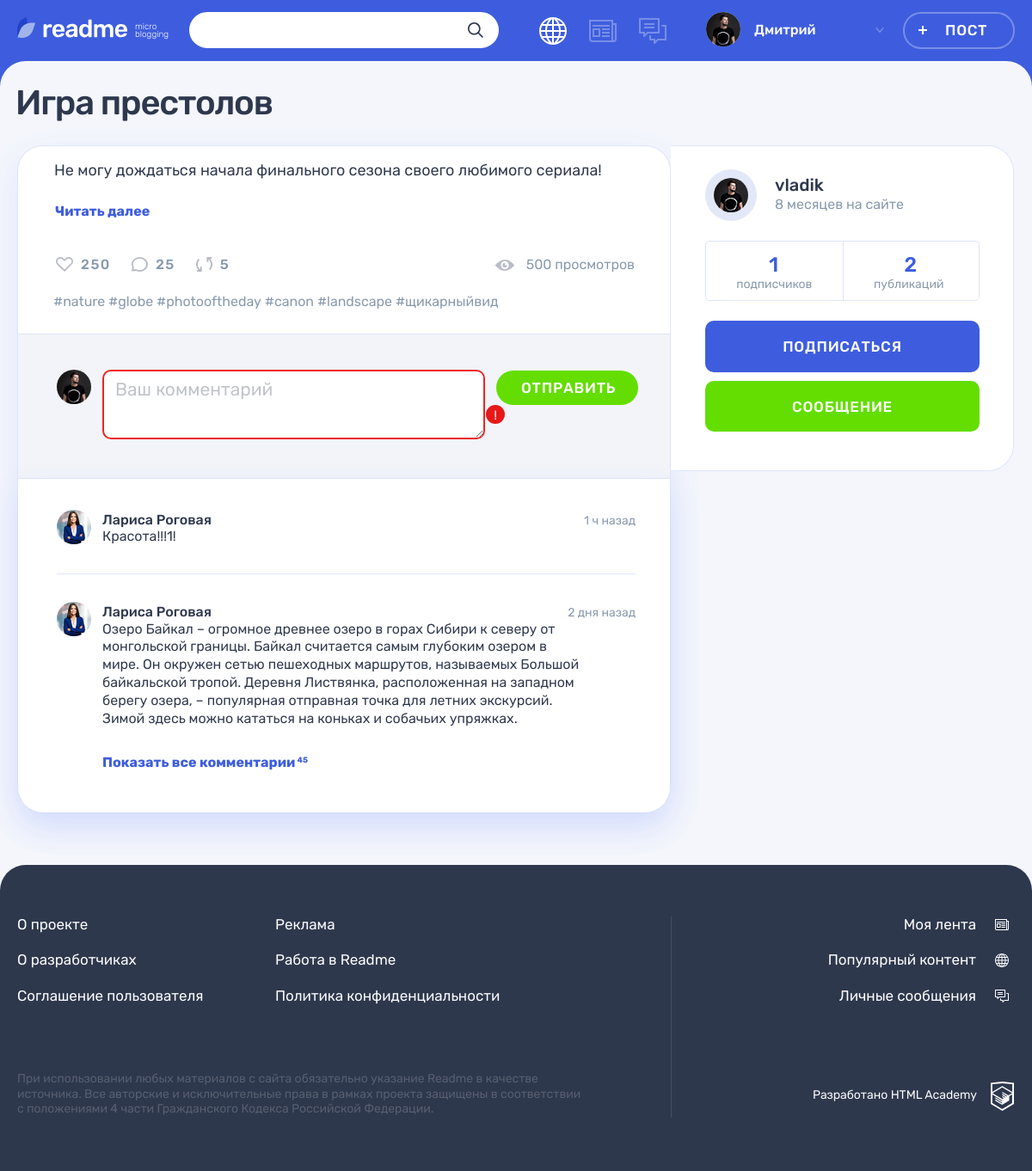
/post.php?id=2, run on the app's committed database.
### tables this page shows
CREATE TABLE posts (
  id  INT UNSIGNED AUTO_INCREMENT PRIMARY KEY NOT NULL,
  date_add  DATETIME NOT NULL,
  title VARCHAR(128) NOT NULL,
  content TEXT NOT NULL,
  quote_author  VARCHAR(128),
  image VARCHAR(128),
  video VARCHAR(128),
  link  VARCHAR(128),
  views INT UNSIGNED NOT NULL DEFAULT 0,
  post_author_id INT UNSIGNED NOT NULL,
  content_type_id INT UNSIGNED NOT NULL,
  FOREIGN KEY (post_author_id) REFERENCES users(id),
  FOREIGN KEY (content_type_id) REFERENCES content_types(id)
);

CREATE TABLE users (
  id  INT UNSIGNED AUTO_INCREMENT PRIMARY KEY NOT NULL,
  date_add  DATETIME NOT NULL,
  email VARCHAR(128) NOT NULL,
  login VARCHAR(128) NOT NULL,
  password  CHAR(64) NOT NULL,
  avatar  VARCHAR(128),
  UNIQUE INDEX email(email),
  UNIQUE INDEX login(login)
);

### helpers.php (called while the page is built, shortened)
<?php
function get_noun_plural_form(int $number, string $one, string $two, string $many): string
{
    $number = (int)$number;
    $mod10 = $number % 10;
    $mod100 = $number % 100;
    switch (true) {
        case ($mod10 > 5):
            return $many;
    }
}
function include_template($name, array $data = [])
{
    $name = 'templates/' . $name;
    extract($data);
    require $name;
    $result = ob_get_clean();
    return $result;
}

### includes/functions.inc.php (called while the page is built, shortened)
<?php
function select_query($con, $sql, $type = 'all') {
  mysqli_set_charset($con, "utf8");
  $result = mysqli_query($con, $sql) or trigger_error("Ошибка в запросе к базе данных: ".mysqli_error($con), E_USER_ERROR);
  if ($type == 'assoc') {
    return mysqli_fetch_assoc($result);
  }
  if ($type == 'row') {
    return mysqli_fetch_row($result)[0];
  }
  return mysqli_fetch_all($result, MYSQLI_ASSOC);
}
function get_post_interval($post_time, $caption) {
  $current_time = date_create();
  $interval = date_diff(date_create($post_time), $current_time);
  $years = floor($interval->y);
  $months = floor($interval->m);
  $days = floor($interval->d);
  $weeks = floor($days / 7);
  $hours = floor($interval->h);
  $minutes = floor($interval->i);
  if ($years) {
    $time = $years . ' ' . get_noun_plural_form($years, 'год', 'года', 'лет') . ' ' . $caption;
  } else if ($months) {
    $time = $months . ' ' . get_noun_plural_form($months, 'месяц', 'месяца', 'месяцев') . ' ' . $caption;
  } else if ($days > 7) {
    $time = $weeks . ' ' . get_noun_plural_form($weeks, 'неделя', 'недели', 'недель') . ' ' . $caption;
  } else if ($days) {
    $time = $days . ' ' . get_noun_plural_form($days, 'день', 'дня', 'дней') . ' ' . $caption;
  } else if ($hours) {
    $time = $hours . ' ' . get_noun_plural_form($hours, 'час', 'часа', 'часов') . ' ' . $caption;
  } else if ($minutes) {
    $time = $minutes . ' ' . get_noun_plural_form($minutes, 'минута', 'минуты', 'минут') . ' ' . $caption;
  } else {
    $time = 'Только что';
  }
  return $time;
}

### templates/post.php (the view, shortened to what this page needs)
<div class="container">
  <h1 class="page__title page__title--publication"><?= $post['title'] ?></h1>
  <section class="post-details">
    <div class="post-details__wrapper post-photo">
      <div class="post-details__main-block post post--details">
        <?= $post_content ?>
        <div class="post__indicators">
          <div class="post__buttons">
            <a class="post__indicator post__indicator--likes button" href="#" title="Лайк">
              <svg class="post__indicator-icon" width="20" height="17">
                <use xlink:href="#icon-heart"></use>
              </svg>
              <span>250</span>
            </a>
            <a class="post__indicator post__indicator--comments button" href="#" title="Комментарии">
              <svg class="post__indicator-icon" width="19" height="17">
                <use xlink:href="#icon-comment"></use>
              </svg>
              <span>25</span>
            </a>
            <a class="post__indicator post__indicator--repost button" href="#" title="Репост">
              <svg class="post__indicator-icon" width="19" height="17">
                <use xlink:href="#icon-repost"></use>
              </svg>
              <span>5</span>
            </a>
          </div>
          <span class="post__view">500 просмотров</span>
        </div>
        <ul class="post__tags">
          <li><a href="#">#nature</a></li>
          <li><a href="#">#globe</a></li>
          <li><a href="#">#photooftheday</a></li>
          <li><a href="#">#canon</a></li>
          <li><a href="#">#landscape</a></li>
          <li><a href="#">#щикарныйвид</a></li>
        </ul>
        <div class="comments">
          <form class="comments__form form" action="#" method="post">
            <div class="comments__my-avatar">
              <img class="comments__picture" src="img/userpic-medium.jpg" alt="Аватар пользователя">
            </div>
            <div class="form__input-section form__input-section--error">
              <textarea class="comments__textarea form__textarea form__input" placeholder="Ваш комментарий"></textarea>
              <button class="form__error-button button" type="button">!</button>
            </div>
            <button class="comments__submit button button--green" type="submit">Отправить</button>
          </form>
          <div class="comments__list-wrapper">
            <ul class="comments__list">
              <li class="comments__item user">
                <div class="comments__avatar">
                  <a class="user__avatar-link" href="#">
                    <img class="comments__picture" src="img/userpic-larisa.jpg" alt="Аватар пользователя">
                  </a>
                </div>
                <div class="comments__info">
                  <div class="comments__name-wrapper">
                    <a class="comments__user-name" href="#">
                      <span>Лариса Роговая</span>
                    </a>
                    <time class="comments__time" datetime="2019-03-20">1 ч назад</time>
                  </div>
                  <p class="comments__text">
                    Красота!!!1!
                  </p>
                </div>
              </li>
              <li class="comments__item user">
                <div class="comments__avatar">
                  <a class="user__avatar-link" href="#">
                    <img class="comments__picture" src="img/userpic-larisa.jpg" alt="Аватар пользователя">
                  </a>
                </div>
                <div class="comments__info">
                  <div class="comments__name-wrapper">
                    <a class="comments__user-name" href="#">
                      <span>Лариса Роговая</span>
                    </a>
                    <time class="comments__time" datetime="2019-03-18">2 дня назад</time>
                  </div>
                  <p class="comments__text">
                    Озеро Байкал – огромное древнее озеро в горах Сибири к северу от монгольской границы. Байкал считается самым глубоким озером в мире. Он окружен сетью пешеходных маршрутов, называемых Большой байкальской тропой. Деревня Листвянка, расположенная на западном берегу озера, – популярная отправная точка для летних экскурсий. Зимой здесь можно кататься на коньках и собачьих упряжках.
                  </p>
                </div>
              </li>
            </ul>
            <a class="comments__more-link" href="#">
              <span>Показать все комментарии</span>
              <sup class="comments__amount">45</sup>
            </a>
          </div>
        </div>
      </div>
      <div class="post-details__user user">
        <div class="post-details__user-info user__info">
          <div class="post-details__avatar user__avatar">
            <a class="post-details__avatar-link user__avatar-link" href="#">
              <img class="post-details__picture user__picture" src="<?= $post['avatar'] ?>" alt="Аватар пользователя">
            </a>
          </div>
          <div class="post-details__name-wrapper user__name-wrapper">
            <a class="post-details__name user__name" href="#">
              <span><?= $post['login'] ?></span>
            </a>
            <time class="post-details__time user__time" datetime="<?= $post['date_add'] ?>"><?= $registration_time ?></time>
          </div>
        </div>
        <div class="post-details__rating user__rating">
          <p class="post-details__rating-item user__rating-item user__rating-item--subscribers">
            <span class="post-details__rating-amount user__rating-amount"><?= $subscribers_count ?></span>
            <span class="post-details__rating-text user__rating-text">подписчиков</span>
          </p>
          <p class="post-details__rating-item user__rating-item user__rating-item--publications">
            <span class="post-details__rating-amount user__rating-amount"><?= $author_posts_count ?></span>
            <span class="post-details__rating-text user__rating-text">публикаций</span>
          </p>
        </div>
        <div class="post-details__user-buttons user__buttons">
          <button class="user__button user__button--subscription button button--main" type="button">Подписаться</button>
          <a class="user__button user__button--writing button button--green" href="#">Сообщение</a>
        </div>
      </div>
    </div>
  </section>
</div>

### templates/post-text.php
<div class="post-details__image-wrapper post-text">
    <div class="post__main">
      <p>
        <?= $post['content'] ?>
      </p>
      <a class="post-text__more-link" href="#">Читать далее</a>
    </div>
</div>

### data on the page
posts: title "Игра престолов", content "Не могу дождаться начала финального сезона своего любимого сериала!", post_author.avatar (picture), post_author.login "vladik"

### other printed values
$user_name "Дмитрий"
$registration_time "8 месяцев на сайте"
$subscribers_count "1"
$author_posts_count "2"
